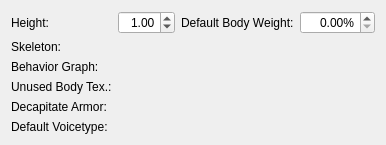
         <widget class="QWidget" name="tabBodyF">
          <attribute name="title">
           <string>Female</string>
          </attribute>
          <layout class="QGridLayout" name="gridLayout_15">
           <item row="0" column="4">
            <widget class="QDoubleSpinBox" name="bodyWeightF">
             <property name="whatsThis">
              <string>Control the default body weight for actors of this race. This is purely visual.</string>
             </property>
             <property name="alignment">
              <set>Qt::AlignRight|Qt::AlignTrailing|Qt::AlignVCenter</set>
             </property>
             <property name="suffix">
              <string>%</string>
             </property>
             <property name="maximum">
              <double>100.000000000000000</double>
             </property>
            </widget>
           </item>
           <item row="7" column="0">
            <widget class="QLabel" name="label_28">
             <property name="text">
              <string>Default Voicetype:</string>
             </property>
             <property name="buddy">
              <cstring>voicetypeF</cstring>
             </property>
            </widget>
           </item>
           <item row="1" column="1" colspan="4">
            <widget class="DKFormNIFPicker" name="skeletonF">
             <property name="whatsThis">
              <string>Specify an animation skeleton (*.nif) for actors of this race and sex.</string>
             </property>
            </widget>
           </item>
           <item row="0" column="3">
            <widget class="QLabel" name="label_22">
             <property name="text">
              <string>Default Body Weight:</string>
             </property>
             <property name="buddy">
              <cstring>bodyWeightF</cstring>
             </property>
            </widget>
           </item>
           <item row="1" column="0">
            <widget class="QLabel" name="label_24">
             <property name="text">
              <string>Skeleton:</string>
             </property>
             <property name="buddy">
              <cstring>skeletonF</cstring>
             </property>
            </widget>
           </item>
           <item row="3" column="0">
            <widget class="QLabel" name="label_25">
             <property name="text">
              <string>Unused Body Tex.:</string>
             </property>
             <property name="buddy">
              <cstring>bodyTextureF</cstring>
             </property>
            </widget>
           </item>
           <item row="7" column="1" colspan="4">
            <widget class="DKFormPicker" name="voicetypeF">
             <property name="whatsThis">
              <string>Specify the default voicetype for female actors of this race. Female actors can only use female voicetypes. If you don't specify a voicetype, the hardcoded AdultFemaleVoice1 form will be used.</string>
             </property>
            </widget>
           </item>
           <item row="6" column="0">
            <widget class="QLabel" name="label_27">
             <property name="text">
              <string>Decapitate Armor:</string>
             </property>
             <property name="buddy">
              <cstring>decapArmorF</cstring>
             </property>
            </widget>
           </item>
           <item row="6" column="1" colspan="4">
            <widget class="DKFormPicker" name="decapArmorF">
             <property name="whatsThis">
              <string>When an actor is decapitated, the game will cut their skin mesh at the neck, based on vertex weights. If that were all the game did, however, then you'd see jagged edges following vertex boundaries, akin to cutting a piece of paper along a dotted zig-zagged line. Instead, the game will force the decapitated actor to equip a special Armor (often called a &quot;gore cap&quot;) that resembles two bloody stumps: one on the neck side and one on the head side. Here, you can specify that Armor, per sex.</string>
             </property>
            </widget>
           </item>
           <item row="0" column="0">
            <widget class="QLabel" name="label_21">
             <property name="text">
              <string>Height:</string>
             </property>
             <property name="buddy">
              <cstring>heightMultF</cstring>
             </property>
            </widget>
           </item>
           <item row="3" column="1" colspan="4">
            <widget class="DKFormNIFPicker" name="bodyTextureF">
             <property name="whatsThis">
              <string>&lt;p&gt;This field is no longer used. It's a leftover from Oblivion, which used *.egt files to control FaceGen-related textures.&lt;/p&gt;
&lt;p&gt;In Skyrim, the baseline visuals for an actor's body are determined by an Armor form designed to be used as a &quot;skin.&quot; If you wish to modify a race's textures, you should edit the Armor and ArmorAddons that make up their skin. Note that it's common for multiple races to use the same ArmorAddons to provide their skins.&lt;/p&gt;</string>
             </property>
            </widget>
           </item>
           <item row="2" column="0">
            <widget class="QLabel" name="label_99">
             <property name="text">
              <string>Behavior Graph:</string>
             </property>
             <property name="buddy">
              <cstring>behaviorGraphF</cstring>
             </property>
            </widget>
           </item>
           <item row="2" column="1" colspan="4">
            <widget class="DKFormNIFPicker" name="behaviorGraphF">
             <property name="whatsThis">
              <string>Specify a Havok behavior graph (*.hkx) file for actors of this race and sex. Behavior graphs contain animation definitions, allowing animations to accept parameters that vary at run-time and emit events that the game engine can react to. Race behavior graphs are sex-differentiated because per-sex behavior graphs can include or override animations in general behavior graph files, e.g. to provide male and female actors with different walk cycles.</string>
             </property>
            </widget>
           </item>
           <item row="0" column="1" colspan="2">
            <widget class="QDoubleSpinBox" name="heightMultF">
             <property name="whatsThis">
              <string>This value nominally scales the height for actors of this race and sex. In reality, it scales their entire size.</string>
             </property>
             <property name="alignment">
              <set>Qt::AlignRight|Qt::AlignTrailing|Qt::AlignVCenter</set>
             </property>
             <property name="value">
              <double>1.000000000000000</double>
             </property>
            </widget>
           </item>
          </layout>
         </widget>
